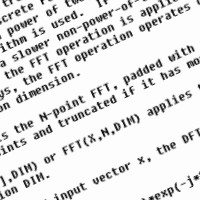
#> input picture tp2.jpg, 200 x 200 px
$ jupyter execute tp2.ipynb   (shell and % lines are left out)   (older library calls are emulated)
#> lines starting #> are read from the running program, lines starting #| are printed output that depends on the picture
# Indexation d'images par la texture

[cell 1]

import matplotlib.pyplot as plt
import numpy as np
from scipy.misc import imread

## 1. Observations et expérimentations dans l'espace de Fourier

Calculer le spectre en amplitude d'une image.

Observer l'organisation des intensités maximales.

Quelle relation observez-vous entre l'organisation des fréquences d'amplitude maximale et l'orientation du texte ?

[cell 2]
img = imread('tp2.jpg')
#> img is the input picture: shape (200, 200); min 0, max 255, mean 225.1

transform = np.log(np.abs(np.fft.fft2(img)))
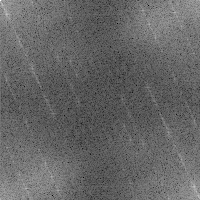
#> transform: shape (200, 200) float64; min 2.75, max 16.01, mean 8.08; drawn with min black and max white

plt.subplot(121)
plt.imshow(img, cmap='Greys_r')
plt.subplot(122)
plt.imshow(transform, cmap='Greys_r')
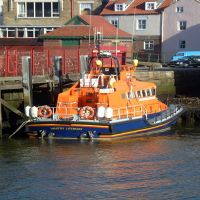
#> input picture img/50.jpg, 200 x 200 px

## 2. Construction d'un descripteur pour différentes classes de texture

Ecrire une fonction descripteur qui applique le processus suivant...
Nous travaillerons sur ces images converties en niveaux de gris (en calculant la moyenne de l'intensité en RGB).
Sur chaque image en niveaux de gris, nous calculons la Transformée de Fourier 2D et nous produisons l'image du spectre en amplitude.
Nous découpons la moitié supérieure en 6x3 blocs, puis nous calculons le logarithme de l'énergie moyenne sur chacun d'eux (i.e. la moyenne des coefficients au carré).
Nous mémorisons enfin les 18 résultats pour chaque image.

[cell 3]
def descriptor(image):
    grays = np.zeros(image.shape)
#> grays: shape (200, 200, 3) float64; every value is 0
    # Moyennage de chaque pixel
    for i, row in enumerate(image):
        for j, pixel in enumerate(row):
            grays[i][j] = np.mean(pixel)
    # Extraction de la valeur réelle (avec la fonction abs) de la FFT-2D
    transform = np.abs(np.fft.fft2(grays))
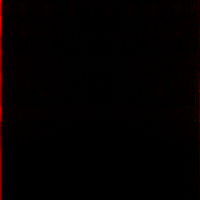
#> transform: shape (200, 200, 3) float64; mean R, G, B 1277.9, 0, 0; drawn with min black and max white
    # Découpage en blocs
    top = transform[:transform.shape[0] // 2, :] # Moitié supérieure
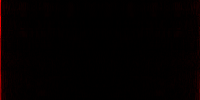
#> top: shape (100, 200, 3) float64; mean R, G, B 1587.4, 0, 0; drawn with min black and max white
    x_step = top.shape[0] // 3 # 100 // 3 = 33
#> x_step = 33
    y_step = top.shape[1] // 6 # 200 // 6 = 33
#> y_step = 33
    return {
        '{}-{}'.format(i, j): np.log(np.mean(np.square(top[x:x+x_step, y:y+y_step])))
        for j, y in enumerate(range(0, top.shape[1] - y_step, y_step))
        for i, x in enumerate(range(0, top.shape[0] - x_step, x_step))
    }

descriptor(imread('img/50.jpg'))

Application du descripteur à chaque image.

[cell 4]
from os import listdir

descriptors = {
    i: descriptor(imread('img/{}'.format(image_file)))
    for i, image_file in enumerate(listdir('img/'))
}
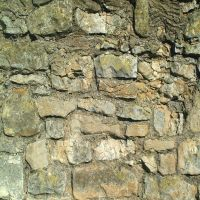
#> input picture img/01.jpg, 200 x 200 px
#> after the loop in descriptor (call 2), `for i, row in enumerate(image):`:
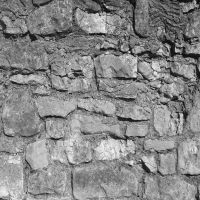
#> grays: shape (200, 200, 3) float64; min 0.667, max 246, mean 136
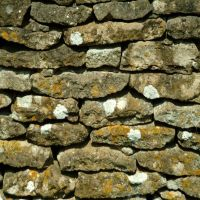
#> input picture img/02.jpg, 200 x 200 px
#> after the loop in descriptor (call 3), `for i, row in enumerate(image):`:
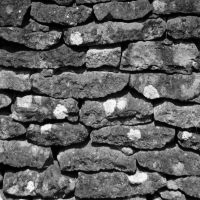
#> grays: shape (200, 200, 3) float64; min 0, max 251.7, mean 96.1
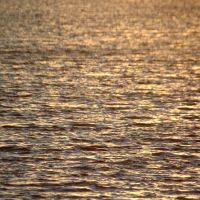
#> input picture img/03.jpg, 200 x 200 px
#> after the loop in descriptor (call 4), `for i, row in enumerate(image):`:
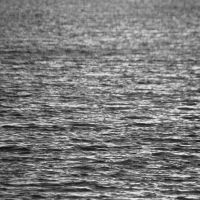
#> grays: shape (200, 200, 3) float64; min 11, max 237.7, mean 122.9
#> descriptors = 4 items

descriptors

## 3. Calcul d'une distance et requête par l'exemple

Ensuite, en appliquant une distance de Manhattan sur les 18 coefficients associés à chaque image, renvoyer les 10 images les plus proches (au sens de cette distance) d'une image requête identifiée par l'utilisateur.

[cell 5]
def manhattan(X, Y):
    return sum((abs(x - y) for x, y in zip(X, Y)))


target_img = 1

neighbours = sorted(descriptors.items(), key=lambda x: manhattan(x[1].values(), descriptors[target_img].values()))
#> neighbours = 4 items

for neighbour in neighbours[:11]:
    print(neighbour[0])
#> this loop made 4 passes
#| 1
#| 0
#| 3
#| 2
